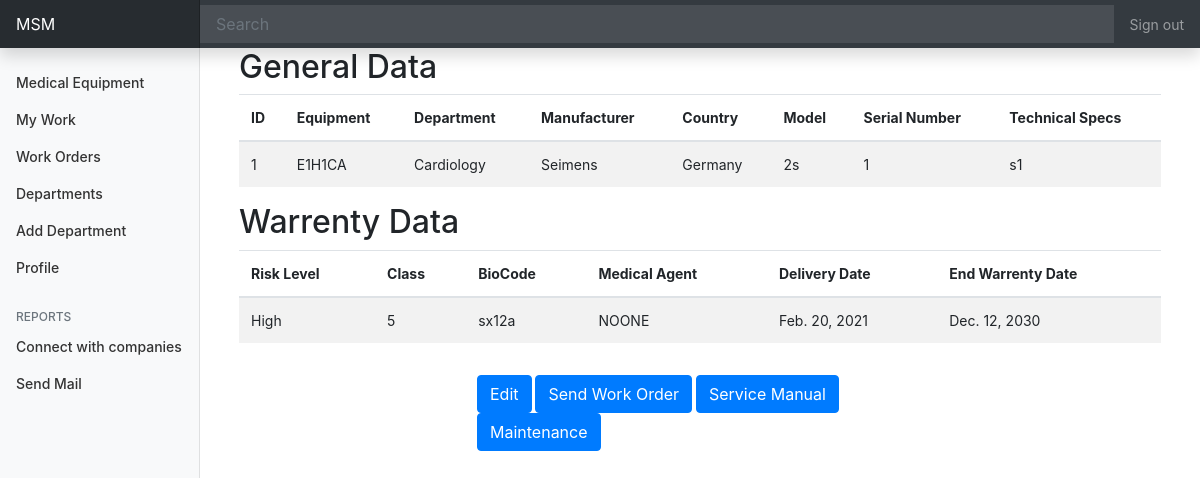
The page /med/equipment-details/1/ (signed in) on the database its author committed.
### med/models.py (models this page shows, shortened)
class Equipment(models.Model):
    STATUS = (
        ('LIVE', _("LIVE")),
        ('DOWN', _("DOWN"))
    )
    status = models.CharField(_("Equipment Status"), max_length=50, choices=STATUS, default='LIVE')
    name = models.CharField(_("Equipment Name"), max_length = 225, unique=True) #unique=True
    specs = models.TextField(_("Technical Specifications and Standards"))
    quantity = models.IntegerField()
    serial_num = models.IntegerField()
    manufacturer = models.CharField(_("Manufacturer"), null=True,max_length = 255)
    country = models.CharField(_("Country"), null=True,max_length = 225)
    model = models.CharField(_("Model"), null=True,max_length = 225)
    risk_level = models.CharField(_("Risk Level"), null=True,max_length = 225)
    eq_class = models.CharField(_("class"), null=True,max_length = 225)
    bio_code = models.CharField(_("BioCode"), null=True, max_length = 225)
    med_agent = models.CharField(_("Medical Agent"),null=True, max_length = 225)
    delivery_date = models.DateField(_("Delivery Date"),null=True)
    warrenty_date = models.DateField(_("End Warrenty Date"),null=True)
    department = models.ForeignKey(Department, null = True, on_delete=models.SET_NULL)
    hospital = models.ForeignKey(Hospital, null = True, on_delete=models.SET_NULL)

class Department(models.Model):
    name = models.CharField(_("Department Name"), max_length = 225, unique=True)
    hospital = models.ForeignKey(Hospital, null=True, on_delete=models.SET_NULL)

### med/views.py (the view)
# urls.py: path('equipment-details/<int:pk>/', EquipmentDetailsView.as_view(), name ='equipment-details'),
class EquipmentDetailsView(LoginRequiredMixin, DetailView):
    model = Equipment
    template_name = 'med/equipment_details.html'
    context_object_name = 'equipment'
    def get_context_data(self, **kwargs):
        context = super(EquipmentDetailsView, self).get_context_data(**kwargs)
        context['equipment'] = Equipment.objects.get(id = self.kwargs['pk'])
        try:
            context['ticket'] = Ticket.objects.get(Q(equipment = Equipment.objects.get(id = self.kwargs['pk'])), Q(status = 'OPEN'))
            context['engineer'] = Engineer.objects.get(id = self.request.user.id)
        except:
            pass
        return context

### med/models.py (called while the page is built)
    def get_queryset(self, *args, **kwargs):
        return super().get_queryset(*args, **kwargs).filter(type=User.Types.ENGINEER)

### med/templates/med/equipment_details.html
{% extends "dashboard/base.html" %}
{% block content %}
<div class="container">
    <h1 class="h2">General Data</h1>
    <table class="table table-striped table-hover">
        <thead>
          <tr>
            <th scope="col">ID</th>
            <th scope="col">Equipment</th>
            <th scope="col">Department</th>
            <th scope="col">Manufacturer</th>
            <th scope="col">Country</th>
            <th scope="col">Model</th>
            <th scope="col">Serial Number</th>
            <th scope="col">Technical Specs</th>
          </tr>
        </thead>
        <tbody>
          <tr>
            <td>{{ equipment.id }}</td>
            <td>{{ equipment.name }}</td>
            <td> {{ equipment.department.name}}</td>
            <td> {{ equipment.manufacturer}}</td>
            <td> {{ equipment.country}}</td>
            <td> {{ equipment.model}}</td>
            <td>{{ equipment.serial_num }}</td>
            <td>{{ equipment.specs }}</td>
          </tr>
        </tbody>
      </table>
    <h1 class="h2">Warrenty Data</h1>
    <table class="table table-striped table-hover">
        <thead>
          <tr>
            <th scope="col">Risk Level</th>
            <th scope="col">Class</th>
            <th scope="col">BioCode</th>
            <th scope="col">Medical Agent</th>
            <th scope="col">Delivery Date</th>
            <th scope="col">End Warrenty Date</th>
          </tr>
        </thead>
        <tbody>
          <tr>
            <td>{{ equipment.risk_level }}</td>
            <td>{{ equipment.eq_class }}</td>
            <td>{{ equipment.bio_code }}</td>
            <td> {{ equipment.med_agent}}</td>
            <td>{{ equipment.delivery_date }}</td>
            <td>{{ equipment.warrenty_date }}</td>
          </tr>
        </tbody>
      </table>
</div>
{% if user.type == 'DOCTOR' %}
    {% if equipment.status == 'LIVE' %}
    <a href="{% url 'submit-ticket-id' equipment.id %}"><button class="btn btn-primary">Submit Issue</button></a>
    {% else %}
        <p>**UNDER MAINTENANCE**</p>
    {% endif %}
{% elif user.type == 'ENGINEER' %}
  <div class="d-flex justify-content-between flex-wrap flex-md-nowrap align-items-center pt-3 pb-2 mb-3">
    <div class="d-grid gap-2 col-6 mx-auto">
        <a href="{% url 'edit-equipment' equipment.id%}"><button class="btn btn-primary" type="button">Edit</button></a>
        <a href="#"><button class="btn btn-primary" type="button">Send Work Order</button></a>
        <a href="#"><button class="btn btn-primary" type="button">Service Manual</button></a>
        {% if equipment.status == 'DOWN' %}
        <a href="#"><button class="btn btn-primary" type="button">Maintenance</button></a>
        {% endif %}
    </div>
{% endif %}
{% endblock content %}

### dashboard/static/dashboard/accsess.css (style rules this page uses)
body { font-size: .875rem; }

### rows shown on the page
Equipment: id "1", name "E1H1CA", department.name "Cardiology", manufacturer "Seimens", country "Germany", model "2s", serial_num "1", specs "s1", risk_level "High", eq_class "5", bio_code "sx12a", med_agent "NOONE", delivery_date "Feb. 20, 2021", warrenty_date "Dec. 12, 2030"
